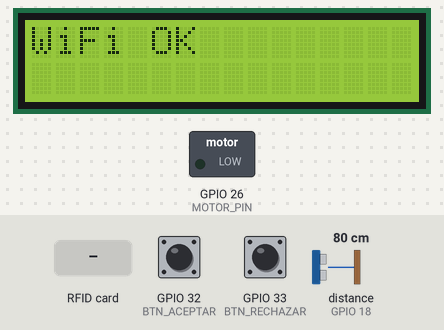
A sketch run on a simulated ESP32. On the bench: 16×2 character LCD, switched loads named in the sketch (green lamp = pin HIGH). Inputs (shaded band) come from the test bench; at power-on: GPIO 32 (BTN_ACEPTAR) LOW, GPIO 33 (BTN_RECHAZAR) LOW, distance to the obstacle (sensor on GPIO 18) 80 cm. The echo pulse lasts 58.3 µs per cm; WiFi joins after 1.5 s; servers stay silent unless stated; the local clock reads 2024-03-15 10:24:30 at power-on unless the sketch sets it; random numbers use the default seed unless the sketch sets one; no MQTT or app messages arrive unless stated; pins used as bus, display or sensor lines are not drawn; what the sketch prints to the serial monitor is not drawn.

Above: at 1.7 s.
At 3.8 s:
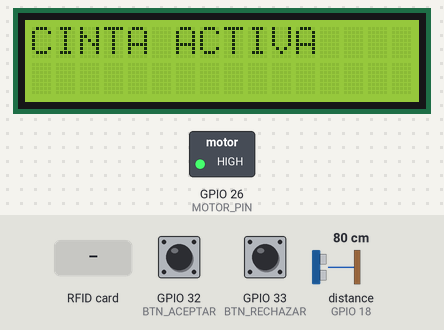
3.9 s: RFID card 5E 7A 19 C4 held to the reader
At 6.0 s:
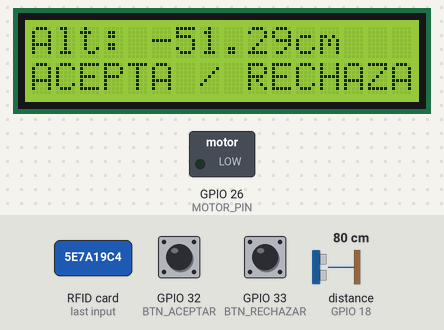
6.4 s: GPIO 32 (BTN_ACEPTAR) pulled HIGH for 0.15 s
At 7.3 s:
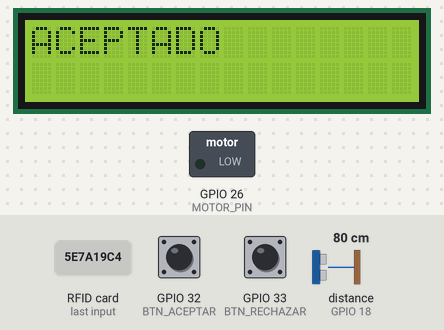
Timing chart, 0 to 9.9 s (numbered marks = the images above; inputs shaded):
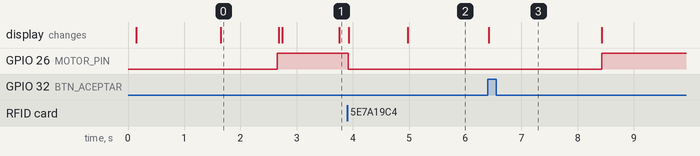

Measured:
- after the input at 3.9 s, GPIO 26 (MOTOR_PIN): HIGH → LOW at once; the display: first changes at once (image 2 shows a later state)
- after the input at 6.4 s, GPIO 26 (MOTOR_PIN): LOW → HIGH after 2.0 s; the display: changes at once (image 3)
- what the display in image 0 shows lasts 1.0 s, from 1.7 s to 2.7 s

The sketch:

prueba_BD.ino
```cpp
#include <SPI.h>
#include <MFRC522.h>
#include <RTClib.h>
#include <LiquidCrystal_I2C.h>
#include <WiFi.h>
#include <PubSubClient.h>

// --- CONFIGURACIÓN PINES ---
#define SS_PIN 15
#define RST_PIN 27
#define TRIG_PIN 5   // Ajustado
#define ECHO_PIN 18  // Ajustado
#define BTN_ACEPTAR 32
#define BTN_RECHAZAR 33
#define MOTOR_PIN 26

// --- CREDENCIALES DE RED ---
const char* ssid = "UA-Alumnos";       // Completar
const char* password = "41umn05WLC"; // Completar
const char* mqtt_server = "44.213.77.194"; // Cambiar por IP pública de AWS

// --- OBJETOS ---
MFRC522 rfid(SS_PIN, RST_PIN);
RTC_DS3231 rtc;
LiquidCrystal_I2C lcd(0x27, 16, 2);
WiFiClient espClient;
PubSubClient client(espClient);

// --- VARIABLES ---
float distanciaVacia = 28.0;
float alturaMinima = 5.0;

// --- FUNCIONES DE RED ---
void setup_wifi() {
  delay(10);
  lcd.clear();
  lcd.print("Conectando WiFi");
  WiFi.begin(ssid, password);
  while (WiFi.status() != WL_CONNECTED) {
    delay(500);
    Serial.print(".");
  }
  Serial.println("\nWiFi conectado");
  lcd.clear();
  lcd.print("WiFi OK");
  delay(1000);
}

void reconnect() {
  while (!client.connected()) {
    Serial.print("Conectando a AWS...");
    lcd.clear();
    lcd.print("Buscando AWS...");
    String clientId = "Cinta_ESP32_";
    clientId += String(random(0xffff), HEX);

    if (client.connect(clientId.c_str())) {
      Serial.println("Conectado");
      lcd.clear();
      lcd.print("AWS Conectado");
      delay(1000);
    } else {
      Serial.print("Fallo, reintentando...");
      delay(5000);
    }
  }
}

void setup() {
  Serial.begin(115200);
  SPI.begin();
  rfid.PCD_Init();

  if (!rtc.begin()) {
    Serial.println("No se encuentra RTC");
  }

  lcd.init();
  lcd.backlight();

  pinMode(TRIG_PIN, OUTPUT);
  pinMode(ECHO_PIN, INPUT);
  pinMode(BTN_ACEPTAR, INPUT);
  pinMode(BTN_RECHAZAR, INPUT);
  pinMode(MOTOR_PIN, OUTPUT);

  // Conectar a Internet y AWS
  setup_wifi();
  client.setServer(mqtt_server, 1883);

  digitalWrite(MOTOR_PIN, HIGH); // Inicia cinta
  lcd.clear();
  lcd.setCursor(0,0);
  lcd.print("CINTA ACTIVA");
}

float medirAltura() {
  digitalWrite(TRIG_PIN, LOW);
  delayMicroseconds(2);
  digitalWrite(TRIG_PIN, HIGH);
  delayMicroseconds(10);
  digitalWrite(TRIG_PIN, LOW);
  long duracion = pulseIn(ECHO_PIN, HIGH);
  float lectura = duracion * 0.034 / 2;
  return distanciaVacia - lectura; // Altura real de la caja
}

void enviarDatos(String id, float altura, String resultado, DateTime fecha) {
  // Construcción del JSON para AWS
  String payload = "{\"id\":\"" + id + "\",";
  payload += "\"altura\":" + String(altura) + ",";
  payload += "\"resultado\":\"" + resultado + "\",";
  payload += "\"hora\":\"" + String(fecha.hour()) + ":" + String(fecha.minute()) + ":" + String(fecha.second()) + "\"}";

  client.publish("planta/produccion", payload.c_str());
  Serial.println("Datos enviados a AWS: " + payload);
}

void loop() {
  // Mantener conexión AWS viva
  if (!client.connected()) {
    reconnect();
    lcd.clear();
    lcd.print("CINTA ACTIVA");
  }
  client.loop();

  // 1. Detección RFID
  if (rfid.PICC_IsNewCardPresent() && rfid.PICC_ReadCardSerial()) {
    digitalWrite(MOTOR_PIN, LOW); // Freno para proceso
    String uid = "";
    for (byte i = 0; i < rfid.uid.size; i++) {
      uid += String(rfid.uid.uidByte[i], HEX);
    }

    lcd.clear();
    lcd.print("ID: " + uid);
    delay(1000);

    // 2. Medición Altura
    lcd.setCursor(0,1);
    lcd.print("Midiendo...");
    float alturaCaja = medirAltura();

    // 3. Lógica de Decisión Humana
    lcd.clear();
    lcd.print("Alt: " + String(alturaCaja) + "cm");
    lcd.setCursor(0,1);
    lcd.print("ACEPTA / RECHAZA");

    bool decidido = false;
    String estadoFinal = "";

    while (!decidido) {
      if (digitalRead(BTN_ACEPTAR) == HIGH) {
        estadoFinal = "ACEPTADO";
        decidido = true;
      }
      if (digitalRead(BTN_RECHAZAR) == HIGH) {
        estadoFinal = "RECHAZADO";
        decidido = true;
      }
    }

    // 4. Registro de Tiempo y Envío
    DateTime ahora = rtc.now();
    enviarDatos(uid, alturaCaja, estadoFinal, ahora);

    lcd.clear();
    lcd.print(estadoFinal);
    delay(2000);

    // 5. Reanudar
    lcd.clear();
    lcd.print("CINTA ACTIVA");
    digitalWrite(MOTOR_PIN, HIGH);

    rfid.PICC_HaltA();
    rfid.PCD_StopCrypto1();
  }
}
```
